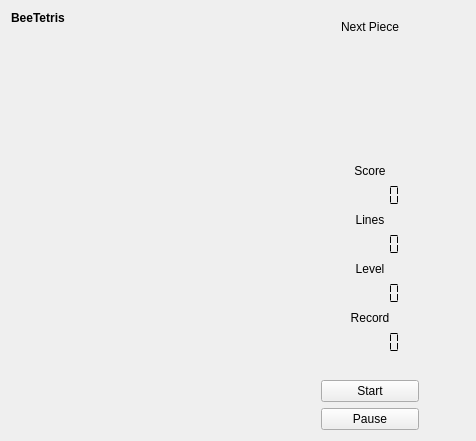
<?xml version="1.0" encoding="UTF-8"?>
<ui version="4.0">
 <class>GuiTetris</class>
 <widget class="QWidget" name="GuiTetris">
  <property name="geometry">
   <rect>
    <x>0</x>
    <y>0</y>
    <width>476</width>
    <height>441</height>
   </rect>
  </property>
  <property name="windowTitle">
   <string>Form</string>
  </property>
  <layout class="QGridLayout" name="gridLayout_2">
   <item row="0" column="0">
    <widget class="QLabel" name="label">
     <property name="font">
      <font>
       <weight>75</weight>
       <bold>true</bold>
      </font>
     </property>
     <property name="text">
      <string>BeeTetris</string>
     </property>
    </widget>
   </item>
   <item row="0" column="1" rowspan="3">
    <widget class="TetrisBoard" name="mp_board">
     <property name="minimumSize">
      <size>
       <width>244</width>
       <height>0</height>
      </size>
     </property>
    </widget>
   </item>
   <item row="0" column="2" rowspan="3">
    <layout class="QVBoxLayout" name="verticalLayout">
     <item>
      <widget class="QFrame" name="frame_3">
       <layout class="QGridLayout" name="gridLayout">
        <item row="0" column="0">
         <widget class="QLabel" name="mp_labelNextPieceString">
          <property name="sizePolicy">
           <sizepolicy hsizetype="Preferred" vsizetype="Minimum">
            <horstretch>0</horstretch>
            <verstretch>0</verstretch>
           </sizepolicy>
          </property>
          <property name="text">
           <string>Next Piece</string>
          </property>
          <property name="alignment">
           <set>Qt::AlignCenter</set>
          </property>
         </widget>
        </item>
        <item row="1" column="0">
         <widget class="QLabel" name="mp_labelNewPiece">
          <property name="minimumSize">
           <size>
            <width>80</width>
            <height>100</height>
           </size>
          </property>
          <property name="frameShape">
           <enum>QFrame::NoFrame</enum>
          </property>
          <property name="frameShadow">
           <enum>QFrame::Plain</enum>
          </property>
          <property name="text">
           <string/>
          </property>
          <property name="alignment">
           <set>Qt::AlignCenter</set>
          </property>
         </widget>
        </item>
       </layout>
      </widget>
     </item>
     <item>
      <widget class="QFrame" name="frame">
       <layout class="QVBoxLayout" name="verticalLayout_2">
        <item>
         <widget class="QLabel" name="mp_labelScore">
          <property name="text">
           <string>Score</string>
          </property>
          <property name="alignment">
           <set>Qt::AlignCenter</set>
          </property>
         </widget>
        </item>
        <item>
         <widget class="QLCDNumber" name="mp_lcdScore">
          <property name="frameShape">
           <enum>QFrame::NoFrame</enum>
          </property>
          <property name="digitCount">
           <number>6</number>
          </property>
          <property name="segmentStyle">
           <enum>QLCDNumber::Flat</enum>
          </property>
         </widget>
        </item>
        <item>
         <widget class="QLabel" name="mp_labelLines">
          <property name="text">
           <string>Lines</string>
          </property>
          <property name="alignment">
           <set>Qt::AlignCenter</set>
          </property>
         </widget>
        </item>
        <item>
         <widget class="QLCDNumber" name="mp_lcdLines">
          <property name="frameShape">
           <enum>QFrame::NoFrame</enum>
          </property>
          <property name="digitCount">
           <number>6</number>
          </property>
          <property name="segmentStyle">
           <enum>QLCDNumber::Flat</enum>
          </property>
         </widget>
        </item>
        <item>
         <widget class="QLabel" name="mp_labelLevel">
          <property name="text">
           <string>Level</string>
          </property>
          <property name="alignment">
           <set>Qt::AlignCenter</set>
          </property>
         </widget>
        </item>
        <item>
         <widget class="QLCDNumber" name="mp_lcdLevel">
          <property name="frameShape">
           <enum>QFrame::NoFrame</enum>
          </property>
          <property name="digitCount">
           <number>6</number>
          </property>
          <property name="segmentStyle">
           <enum>QLCDNumber::Flat</enum>
          </property>
         </widget>
        </item>
        <item>
         <widget class="QLabel" name="mp_labelRecord">
          <property name="text">
           <string>Record</string>
          </property>
          <property name="alignment">
           <set>Qt::AlignCenter</set>
          </property>
         </widget>
        </item>
        <item>
         <widget class="QLCDNumber" name="mp_lcdRecord">
          <property name="frameShape">
           <enum>QFrame::NoFrame</enum>
          </property>
          <property name="digitCount">
           <number>6</number>
          </property>
          <property name="segmentStyle">
           <enum>QLCDNumber::Flat</enum>
          </property>
         </widget>
        </item>
        <item>
         <spacer name="verticalSpacer_2">
          <property name="orientation">
           <enum>Qt::Vertical</enum>
          </property>
          <property name="sizeHint" stdset="0">
           <size>
            <width>68</width>
            <height>220</height>
           </size>
          </property>
         </spacer>
        </item>
       </layout>
      </widget>
     </item>
     <item>
      <widget class="QPushButton" name="mp_pbStart">
       <property name="focusPolicy">
        <enum>Qt::NoFocus</enum>
       </property>
       <property name="text">
        <string>Start</string>
       </property>
      </widget>
     </item>
     <item>
      <widget class="QPushButton" name="mp_pbPause">
       <property name="focusPolicy">
        <enum>Qt::NoFocus</enum>
       </property>
       <property name="text">
        <string>Pause</string>
       </property>
      </widget>
     </item>
    </layout>
   </item>
   <item row="1" column="0">
    <spacer name="verticalSpacer">
     <property name="orientation">
      <enum>Qt::Vertical</enum>
     </property>
     <property name="sizeHint" stdset="0">
      <size>
       <width>20</width>
       <height>373</height>
      </size>
     </property>
    </spacer>
   </item>
   <item row="2" column="0">
    <spacer name="horizontalSpacer">
     <property name="orientation">
      <enum>Qt::Horizontal</enum>
     </property>
     <property name="sizeHint" stdset="0">
      <size>
       <width>51</width>
       <height>20</height>
      </size>
     </property>
    </spacer>
   </item>
   <item row="2" column="3">
    <spacer name="horizontalSpacer_2">
     <property name="orientation">
      <enum>Qt::Horizontal</enum>
     </property>
     <property name="sizeHint" stdset="0">
      <size>
       <width>50</width>
       <height>20</height>
      </size>
     </property>
    </spacer>
   </item>
  </layout>
 </widget>
 <customwidgets>
  <customwidget>
   <class>TetrisBoard</class>
   <extends>QFrame</extends>
   <header>TetrisBoard.h</header>
   <container>1</container>
  </customwidget>
 </customwidgets>
 <resources/>
 <connections/>
</ui>
